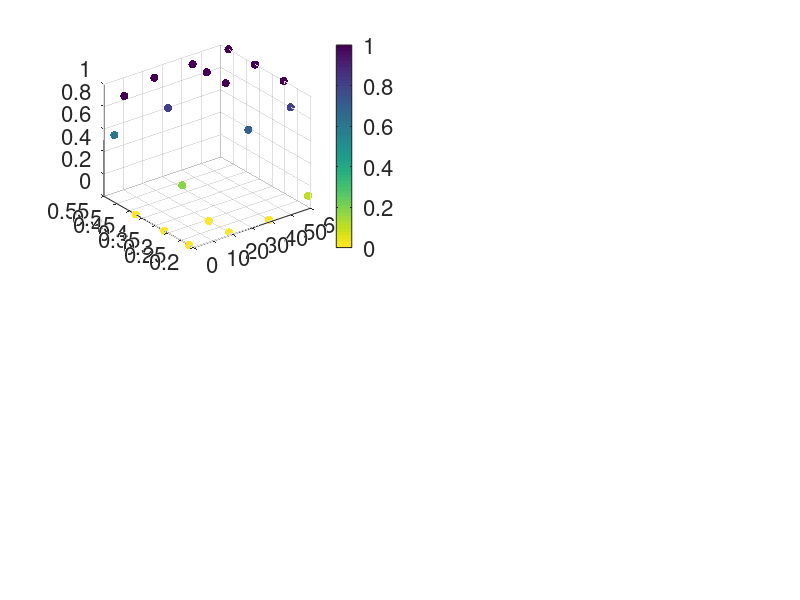

Source code (MATLAB): (Note: this script raises an error after producing the figure.)
% This script takes in a a .mat file generate from 'scrape_and_compile.m' s
% and generates a phase portrait of the success rate with different
% parameter combinations of fluctuation and tension amplitudes
% 
% Each section is meant to be run separately
%
% Inputs:
%   - .mat files from 'scrape_and_compile.m'
%
% Output:
%   - a plot of the phase portrait for 4 cells and 20 cells

% Author: Matthew Devlin
% Last Modified: July 17, 2023


%% 4 cells

cd C:/Users/mrdev/Documents/EmbryoJournal/matlab_functions/

energy_four = load("currentDataFinaltestScript.mat");
energy_four = energy_four.energy;
% energy_four = energy;
vibration = energy_four(:,1);
current = energy_four(:,3); real current
% current = energy_four(:,2); %PWM
succesRate = energy_four(:,7);
err = energy_four(:,4);

figure
set(groot, 'DefaultAxesFontSize', 16);
set(groot, 'DefaultTextFontSize', 16);
subplot(2,2,1)
s = scatter3(vibration, current, succesRate, [], succesRate,  'filled');
hold on
h=colorbar;
colormap(flipud(colormap));
caxis([min(succesRate), max(succesRate)]);
t=get(h,'Limits');
set(h,'Ticks',linspace(t(1),t(2),5))
s.SizeData = 100;
xlabel('Average Fluctuation Amplitude')
ylabel('Internal Tension')
% ylim([35 165])
zlabel('Success rate')

% figure
subplot(2,2,2)
s = scatter3(vibration, current, succesRate, [], succesRate,  'filled');
hold on
errorbar(current, succesRate, err, 'horizontal', '.','Color', 'k', 'Linewidth', .5)
h=colorbar;
caxis([min(succesRate), max(succesRate)]);
t=get(h,'Limits');
set(h,'Ticks',linspace(t(1),t(2),5))
s.SizeData = 100;
xlabel('Average Fluctuation Amplitude')
ylabel('Internal Tension')
% ylim([35 165])
zlabel('Success rate')
title('Success vs Drive')
view(90,0)

% figure
subplot(2,2,3)
s = scatter3(vibration, current, succesRate, [], succesRate,  'filled');
hold on
h=colorbar;
caxis([min(succesRate), max(succesRate)]);
t=get(h,'Limits');
set(h,'Ticks',linspace(t(1),t(2),5))
s.SizeData = 100;
xlabel('Average Fluctuation Amplitude')
% xlim([0 70])
ylabel('Internal Tension')
% ylim([35 165])
zlabel('Success rate')
title('Success vs Vibration')
view(0,0)

% figure actual phase portrait
subplot(2,2,4)
s = scatter3(current, vibration, succesRate, [], succesRate,  'filled'); %%axes swapped from intercalation
hold on
errorbar(current, vibration, err, 'horizontal', '.','Color', 'k', 'Linewidth', .5)
h=colorbar;
caxis([min(succesRate), max(succesRate)]);
t=get(h,'Limits');
set(h,'Ticks',linspace(t(1),t(2),5))
s.SizeData = 100;
ylabel('Average Fluctuation Amplitude')
xlabel('Internal Tension')
xlim([0.15 0.6])
zlabel('Success rate')
% title('Fluctuation phase portrait')
title('Phase portrait')
ylim([-0.5 70])
view(2)
%%
figure
s = scatter(current, succesRate, 100, 'filled');
hold on
errorbar(current, succesRate, err, 'horizontal', '.','Color', 'k', 'Linewidth', .5)

t=get(h,'Limits');
set(h,'Ticks',linspace(t(1),t(2),5))
s.SizeData = 100;
xlabel('Average Fluctuation Amplitude')
ylabel('Success rate')
% ylim([35 165])
title('Success vs Drive')


%% phase portrait cleaner THIS ONE in illustrator
cd C:/Users/mrdev/Documents/EmbryoJournal/matlab_functions/

energy_four = load("currentDataFinaltestScript.mat");
energy_four = energy_four.energy;
% energy_four = energy;
vibration = energy_four(:,1);
% current = energy_four(:,3); real current
current = energy_four(:,2); %PWM
succesRate = energy_four(:,7);
% err = energy_four(:,4);

figure
set(groot, 'DefaultAxesFontSize', 7);
set(groot, 'DefaultTextFontSize', 7);

% current = normalize(current,'range');

vibration = normalize(vibration, 'range');

% err = err./(max(current)-min(current));
% err = err/sqrt(10); %standard error
current = normalize(current, 'range');



% s = scatter3(current, vibration, succesRate, [], succesRate,  'filled'); %%axes swapped from intercalation
s = scatter3(vibration, current, succesRate, [], succesRate,  'filled'); %fluctuation on the x for newest draft
hold on
box on
% errorbar(vibration, current, err, 'vertical', '.','Color', 'k', 'Linewidth', .5)
% cmap = createcolormap([255 204 0]/256, [102 152 0]/256);
% cmap = createcolormap( [240 83 49]/256,[242 212 142]/256);
% cmap = createcolormap( [242 163 64]/256,[232 233 234]/256);
cmap = createcolormap( [44 128 175]/256,[232 233 234]/256);
h=colorbar;
% colormap(flipud(colormap));
colormap(cmap)
caxis([min(succesRate), max(succesRate)]);
t=get(h,'Limits');
% set(h,'Ticks',linspace(t(1),t(2),3)) old
set(h,'Ticks', [0 1])
s.SizeData = 100;
% 
% ylabel('Fluctuation Amplitude')
% xlabel('Internal Tension')
% zlabel('Success rate')

% title('Fluctuation phase portrait')
% title('Phase portrait')
ylim([-0.15 1.15])
% xlim([0 1e-1])
yticks([0 1])
xticks([0 1])
xlim([-0.15 1.15])

fig = gcf;  % Get current figure handle
fig.Position(1:2) = [500, 200];
fig.Position(3:4) = 3*[200, 175];

H=gca;
H.LineWidth=1; %change to the desired value 


grid off
view(2)
print(gcf,'-vector','-dsvg',['phaseIntercalateRealnewColor','.svg']) % svg

%% phase portrait isolated heatmap
figure
current = normalize(current,'range');
vibration = normalize(vibration, 'range');
s = scatter3(current, vibration, succesRate, [], succesRate,  'filled','s'); %%axes swapped from intercalation
hold on
h=colorbar;
colormap(flipud(colormap));
caxis([min(succesRate), max(succesRate)]);
t=get(h,'Limits');
set(h,'Ticks',linspace(t(1),t(2),3))
s.SizeData = 3000;
ylabel('Fluctuation Amplitude')
xlabel('Internal Tension')

zlabel('Success rate')
% title('Fluctuation phase portrait')
% title('Phase portrait')
xlim([-0.1 1.1])
xticks([0 0.5 1])
yticks([0 0.5 1])
ylim([-0.15 1.15])

fig = gcf;  % Get current figure handle
fig.Position(3:4) = [500, 300];


grid off
view(2)
%% 20 cells honestly not that useful

cd C:/Users/mrdev/Documents/EmbryoJournal/matlab_functions/

energy_twenty= load("20Finals.mat");
energy_twenty = energy_twenty.energy;
vibration = energy_twenty(:,1);
current = energy_twenty(:,2);
succesRate = energy_twenty(:,7);


powerMap = load("powerMap.mat");
powerMap = powerMap.powerMap;
% tension = normalize(energy(:,2),'range');
current = energy_twenty(:,2);
% tension(tension == 60) = powerMap(powerMap(:,1)==60,2);
current(current == 80) = powerMap(powerMap(:,1)== 80,2);
current(current == 100) = powerMap(powerMap(:,1)==100,2);
current(current == 120) = powerMap(powerMap(:,1)==120,2);
current(current == 140) = powerMap(powerMap(:,1)==140,2);
current(current == 160) = 0.53; %made up

figure
set(groot, 'DefaultAxesFontSize', 16);
set(groot, 'DefaultTextFontSize', 16);
subplot(2,2,1)
s = scatter3(vibration, current, succesRate, [], succesRate,  'filled');
hold on
h=colorbar;
colormap(flipud(colormap));
caxis([min(succesRate), max(succesRate)]);
t=get(h,'Limits');
set(h,'Ticks',linspace(t(1),t(2),5))
s.SizeData = 100;
xlabel('Average Fluctuation Amplitude')
ylabel('Internal Tension')
ylim([.1 .61])
zlabel('Success rate')

% figure
subplot(2,2,2)
s = scatter3(vibration, current, succesRate, [], succesRate,  'filled');
hold on
h=colorbar;
caxis([min(succesRate), max(succesRate)]);
t=get(h,'Limits');
set(h,'Ticks',linspace(t(1),t(2),5))
s.SizeData = 100;
xlabel('Average Fluctuation Amplitude')
ylabel('Internal Tension')
ylim([.1 .61])
zlabel('Success rate')
title('Success vs Drive')
view(90,0)

% figure
subplot(2,2,3)
s = scatter3(vibration, current, succesRate, [], succesRate,  'filled');
hold on
h=colorbar;
caxis([min(succesRate), max(succesRate)]);
t=get(h,'Limits');
set(h,'Ticks',linspace(t(1),t(2),5))
s.SizeData = 100;
xlabel('Average Fluctuation Amplitude')
xlim([0 70])
ylabel('Internal Tension')
ylim([.1 .61])
zlabel('Success rate')
title('Success vs Vibration')
view(0,0)

% figure
subplot(2,2,4)
s = scatter3(current, vibration, succesRate, [], succesRate,  'filled'); %%axes swapped from intercalation
hold on
h=colorbar;
caxis([min(succesRate), max(succesRate)]);
t=get(h,'Limits');
set(h,'Ticks',linspace(t(1),t(2),5))
s.SizeData = 100;
ylabel('Average Fluctuation Amplitude')
xlabel('Internal Tension')
xlim([.1 .61])
zlabel('Success rate')
% title('Fluctuation phase portrait')
title('Phase portrait')
ylim([0 70])
view(2)


% phase portrait isolated
figure
current = normalize(current,'range');
vibration = normalize(vibration, 'range');
s = scatter3(current, vibration, succesRate, [], succesRate,  'filled','s'); %%axes swapped from intercalation
hold on
h=colorbar;
colormap(flipud(colormap));
caxis([min(succesRate), max(succesRate)]);
t=get(h,'Limits');
set(h,'Ticks',linspace(t(1),t(2),3))
s.SizeData = 300;
ylabel('Fluctuation Amplitude')
xlabel('Internal Tension')

zlabel('Success rate')
% title('Fluctuation phase portrait')
% title('Phase portrait')
xlim([-0.1 1.1])
xticks([0 0.5 1])
yticks([0 0.5 1])
ylim([-0.15 1.15])

fig = gcf;  % Get current figure handle
fig.Position(3:4) = [500, 300];


grid off
view(2)
